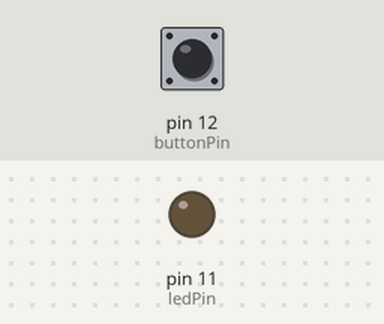
Simulated run of this sketch. Board: Arduino Uno, built with avr-gcc and run on an emulated ATmega328P. Shown: output pins drawn as LEDs (lit = HIGH). Inputs (shaded band) come from the test bench; at power-on: pin 12 (buttonPin) HIGH.

Above: at 1.2 s.
1.3 s: pin 12 (buttonPin) pulled LOW for 0.15 s
At 1.5 s:
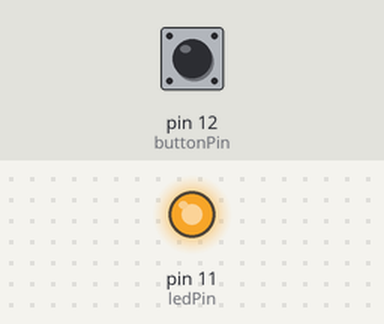
At 2.11 s:
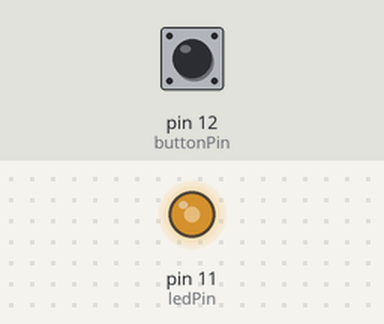
4.3 s: pin 12 (buttonPin) pulled LOW for 1 s
Timing chart, 0 to 7.3 s (numbered marks = the images above; inputs shaded):
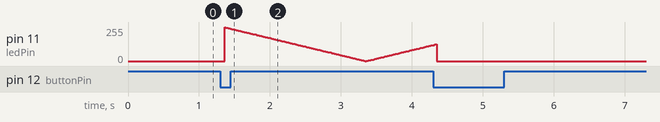

The sketch:

PWM_LED_Fade.ino
```cpp
const int ledPin = 11;         // пін до якого під'єднано світлодіод
const int buttonPin = 12;      // пін до якого під'єднано кнопку
const int debounceDelay = 50;  // затримка для debounce

// початкові стани
bool ledState = false;
bool lastButtonState = LOW;
bool buttonState = LOW;

// почакові значення часових проміжків
unsigned long lastDebounceTime = 0;
unsigned long fadeStartTime = 0;  // момент часу коли починається або перезапускається цикл яскравості
const unsigned long fadeDuration = 2000;  // час зміни яскравості

void setup() {
  // встановлення пінів
  pinMode(ledPin, OUTPUT);
  pinMode(buttonPin, INPUT_PULLUP);
}

void loop() {
  unsigned long currentMillis = millis();

  // дебаунс кнопки
  bool reading = digitalRead(buttonPin);    // зчитуємо поточний стан кнопки
  if (reading != lastButtonState) {         // якщо поточний стан не відповідає останньому
    lastDebounceTime = currentMillis;       // оновлюємо lastDebounceTime
  }

  // перевірка чи пройшло достатньо часу для зміни кнопки та опрацювання сигналу
  if ((currentMillis - lastDebounceTime) > debounceDelay) {
    // якщо статус кнопки змінився
    if (reading != buttonState) {
      buttonState = reading;
      if (buttonState == LOW) {
        //якщо кнопка натиснута змінюємо стан світлодіоду
        ledState = !ledState;
        if (ledState) {
          //якщо світлодіод вмикається змінюємо fadeStartTime
          fadeStartTime = currentMillis;
        }
      }
    }
  }
  // після закінчення опрацювання статусу кнопки змінюємо lastButtonState
  lastButtonState = reading;


  // зміна яскравості світлодіоду
  if (ledState) {
    // розраховуємо час що минув після зміни яскравості світлодіоду
    unsigned long elapsedTime = currentMillis - fadeStartTime;

    //визначення теперішнього значення яскравості
    // 0-1 світлодіод зменшує яскравість від 100% до 0%
    // 1-2 світлодіод збільшує яскравість від 0% до 100%
    float brightness = (float)elapsedTime / fadeDuration;

    // якщо brightness більше 1, тобто пройшло >= 2 секунд з останньої зміни стану світлодіоду
    // світлодіод на 0% яскравості, починаємо інферсію світлодіоду (збільшення яскравості)
    if (brightness > 1.0) {
      // brightness має бути в проміжку від 0 до 1 (для розрахунку pwmValue)
      // так як світлодіод досяг 0% яскравості - збільшуємо яскравіть
      brightness = 2.0 - brightness;

      // якщо нове значення brightness менше нуля, значить світлодіод знову на 100%, обнуляємо цикл
      if (brightness <= 0) {
        brightness = 0;
        //змінюємо час зміни статусу світлодіоду на теперішній
        fadeStartTime = currentMillis;
      }
    }

    // розраховуємо яскравість світлодіоду
    // в формулі використовуємо (1.0 - brightness), для того щоб після включення кнопки завжди мати 100%
    // якщо замінити на просто brightness, то світлодіод починатиме з 0%
    int pwmValue = (int)((1.0 - brightness) * 255);
    // змінюємо яскравість світлодіоду
    analogWrite(ledPin, pwmValue);
  } else {
    // вимикаємо світлодіод
    analogWrite(ledPin, 0);
  }
}
```
